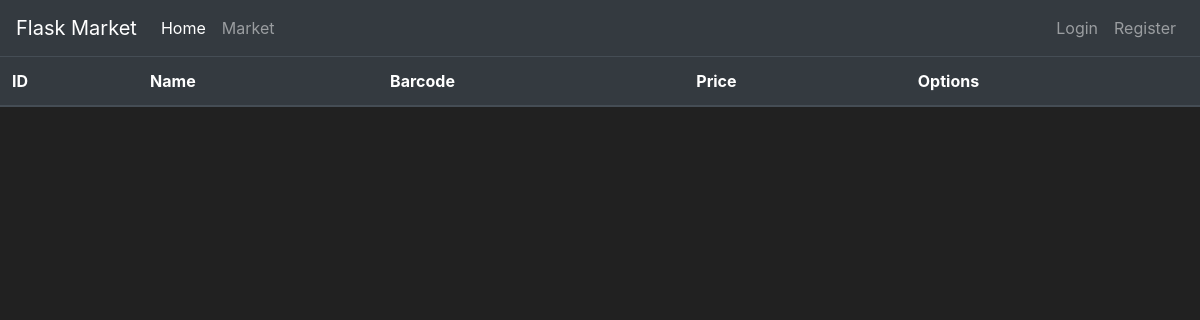
/market, run on an earlier commit of the app's database.
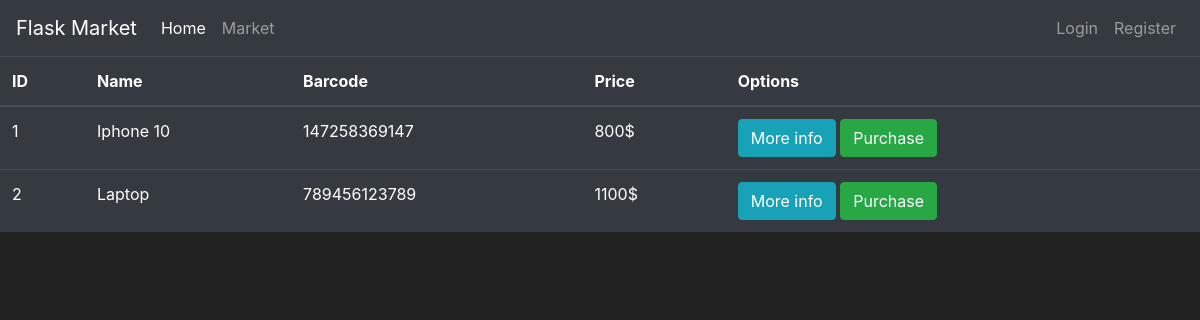
And on a later commit of the database.
### market/models.py (models this page shows, shortened)
class Item(db.Model):
    id = db.Column(db.Integer(), primary_key=True)
    name = db.Column(db.String(length=30), nullable=False, unique=True)
    price = db.Column(db.Integer(), nullable=False)
    barcode = db.Column(db.String(length=12), nullable=False, unique=True)
    description = db.Column(db.String(length=1024), nullable=False, unique=True)
    owner = db.Column(db.Integer(), db.ForeignKey('user.id'))

### market/routes.py (the view)
@app.route('/market')
def market_page():
    items = Item.query.all()
    return render_template("market.html", items=items)

### market/templates/market.html (shortened to what this page needs)
{% extends "base.html"%}
{% block content %}
<table class="table table-hover table-dark">
    <thead>
        <tr>
            <th scope="col">ID</th>
            <th scope="col">Name</th>
            <th scope="col">Barcode</th>
            <th scope="col">Price</th>
            <th scope="col">Options</th>
        </tr>
    </thead>
    <tbody>
        {% for item in items %}
            <tr>
                <td>{{item.id}}</td>
                <td>{{item.name}}</td>
                <td>{{item.barcode}}</td>
                <td>{{item.price}}$</td>
                <td>
                    <button class="btn btn-outline btn-info">More info</button>
                    <button class="btn btn-outline btn-success">Purchase</button>
                </td>
            </tr>
        {% endfor %}
    </tbody>
</table>
{% endblock%}

### market/templates/base.html (shortened to what this page needs)
<!doctype html>
<html lang="en">
   <head>
      <link rel="stylesheet" href="https://cdn.jsdelivr.net/npm/bootstrap@4.5.3/dist/css/bootstrap.min.css">
   </head>
   <body>
    <nav class="navbar navbar-expand-md navbar-dark bg-dark">
      <a class="navbar-brand" href="#">Flask Market</a>
      <div class="collapse navbar-collapse" id="navbarNav">
        <ul class="navbar-nav mr-auto">
            <li class="nav-item active">
                <a class="nav-link" href="{{ url_for('home_page') }}">Home <span class="sr-only">(current)</span></a>
            </li>
            <li class="nav-item">
                <a class="nav-link" href="{{ url_for('market_page') }}">Market</a>
            </li>
        </ul>
          {% if current_user.is_authenticated %}
           <ul class="navbar-nav">
               <li class="nav-item">
                 <a class="nav-link" style="color:lawngreen; font-weight: bold">
                     <i class="fas fa-coins"></i>
                     {{ current_user.prettier_budget }}
                 </a>
             </li>
               <li class="nav-item">
                 <a class="nav-link" >Welcome  {{ current_user.username }}</a>
             </li>
              <li class="nav-item">
                 <a class="nav-link" href="#">Logout</a>
             </li>
        </ul>
          {% else %}
            <ul class="navbar-nav">
              <li class="nav-item">
                 <a class="nav-link" href="{{ url_for('login_page') }}">Login</a>
             </li>
             <li class="nav-item">
                    <a class="nav-link" href="{{ url_for('register_page') }}">Register</a>
              </li>
        </ul>
          {% endif %}
      </div>
    </nav>
      {% block content %}
      {% endblock %}
   </body>
</html>

### market/templates/base.html (style rules this page uses)
body { background-color: #212121; color: white }

What changed in the data, as far as the page shows it:
added Item: id "1", name "Iphone 10", barcode "147258369147", price "800"
added Item: id "2", name "Laptop", barcode "789456123789", price "1100"
